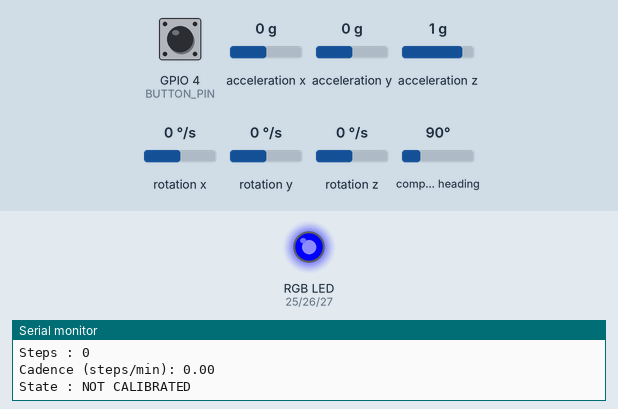
A sketch run on a simulated ESP32. Parts: an RGB LED mixed from three pins (HIGH = lit), the last lines printed to the serial monitor. The test bench sets the inputs (shaded band); at power-on: GPIO 4 (BUTTON_PIN) HIGH, acceleration x 0 g, acceleration y 0 g, acceleration z 1 g, rotation x 0 °/s, rotation y 0 °/s, rotation z 0 °/s, compass heading 90°.

Above: at 1.2 s.
1.3 s: GPIO 4 (BUTTON_PIN) pulled LOW for 0.15 s
At 2.0 s:
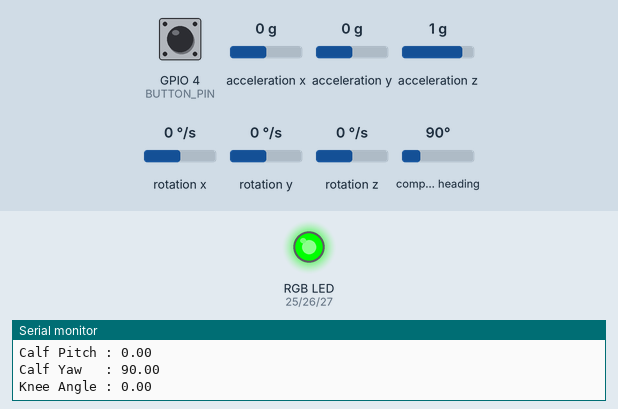
Timing chart, 0 to 4.3 s (numbered marks = the images above; inputs shaded):
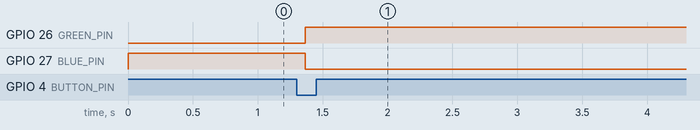

Measured:
- after the input at 1.3 s, GPIO 26 (GREEN_PIN): LOW → HIGH after 0.07 s; GPIO 27 (BLUE_PIN): HIGH → LOW after 0.07 s

The sketch:

Gait_Measurement_Prototype.ino
```cpp
/*
  Gait Measurement Prototype
  Hardware:
  - ESP32-WROOM
  - 2x BNO055 (0x28 thigh, 0x29 calf)
  - Calibration Button GPIO4 -> GND
  - Common Cathode RGB
      R=25 G=26 B=27
*/

#include <Wire.h>
#include <Adafruit_Sensor.h>
#include <Adafruit_BNO055.h>

#define BUTTON_PIN 4
#define RED_PIN 25
#define GREEN_PIN 26
#define BLUE_PIN 27

Adafruit_BNO055 thigh(55,0x28);
Adafruit_BNO055 calf(56,0x29);

float thighOffset=0;
float calfOffset=0;

bool calibrated=false;
int steps=0;
bool peak=false;
unsigned long lastStep=0;

void rgb(bool r,bool g,bool b){
  digitalWrite(RED_PIN,r);
  digitalWrite(GREEN_PIN,g);
  digitalWrite(BLUE_PIN,b);
}

void calibrate(){
  rgb(1,1,0); // yellow

  imu::Vector<3> t=thigh.getVector(Adafruit_BNO055::VECTOR_EULER);
  imu::Vector<3> c=calf.getVector(Adafruit_BNO055::VECTOR_EULER);

  thighOffset=t.z();
  calfOffset=c.z();

  calibrated=true;

  Serial.println("\n===== CALIBRATION COMPLETE =====");
  Serial.print("Thigh Offset : ");Serial.println(thighOffset);
  Serial.print("Calf Offset  : ");Serial.println(calfOffset);

  rgb(0,1,0); // green
}

void setup(){

  Serial.begin(115200);

  Wire.begin(21,22);

  pinMode(BUTTON_PIN,INPUT_PULLUP);

  pinMode(RED_PIN,OUTPUT);
  pinMode(GREEN_PIN,OUTPUT);
  pinMode(BLUE_PIN,OUTPUT);

  rgb(0,0,1); // blue boot

  if(!thigh.begin()){
    Serial.println("Thigh sensor failed");
    rgb(1,0,0);
    while(1);
  }

  if(!calf.begin()){
    Serial.println("Calf sensor failed");
    rgb(1,0,0);
    while(1);
  }

  thigh.setExtCrystalUse(true);
  calf.setExtCrystalUse(true);

  Serial.println("Press Calibration Button while standing straight.");
}

void loop(){

  if(digitalRead(BUTTON_PIN)==LOW){
    delay(30);
    if(digitalRead(BUTTON_PIN)==LOW){
      calibrate();
      while(digitalRead(BUTTON_PIN)==LOW);
    }
  }

  imu::Vector<3> t=thigh.getVector(Adafruit_BNO055::VECTOR_EULER);
  imu::Vector<3> c=calf.getVector(Adafruit_BNO055::VECTOR_EULER);

  imu::Vector<3> tg=thigh.getVector(Adafruit_BNO055::VECTOR_GYROSCOPE);
  imu::Vector<3> cg=calf.getVector(Adafruit_BNO055::VECTOR_GYROSCOPE);

  imu::Vector<3> ta=thigh.getVector(Adafruit_BNO055::VECTOR_ACCELEROMETER);
  imu::Vector<3> ca=calf.getVector(Adafruit_BNO055::VECTOR_ACCELEROMETER);

  float thighPitch=t.z()-thighOffset;
  float calfPitch=c.z()-calfOffset;
  float knee=abs(calfPitch-thighPitch);

  // simple demo step detection
  if(calibrated){
    if(knee>35 && !peak){
      peak=true;
    }
    if(knee<15 && peak){
      peak=false;
      steps++;
      lastStep=millis();
    }
  }

  float cadence=0;
  static unsigned long firstStep=0;
  if(steps==1) firstStep=lastStep;
  if(steps>1){
    float mins=(millis()-firstStep)/60000.0;
    if(mins>0) cadence=steps/mins;
  }

  Serial.println("========================================");
  Serial.print("Thigh Roll : ");Serial.println(t.y());
  Serial.print("Thigh Pitch: ");Serial.println(thighPitch);
  Serial.print("Thigh Yaw  : ");Serial.println(t.x());

  Serial.print("Calf Roll  : ");Serial.println(c.y());
  Serial.print("Calf Pitch : ");Serial.println(calfPitch);
  Serial.print("Calf Yaw   : ");Serial.println(c.x());

  Serial.print("Knee Angle : ");Serial.println(knee);

  Serial.print("Thigh Acc : ");
  Serial.print(ta.x());Serial.print(",");
  Serial.print(ta.y());Serial.print(",");
  Serial.println(ta.z());

  Serial.print("Calf Acc : ");
  Serial.print(ca.x());Serial.print(",");
  Serial.print(ca.y());Serial.print(",");
  Serial.println(ca.z());

  Serial.print("Thigh Gyro : ");
  Serial.print(tg.x());Serial.print(",");
  Serial.print(tg.y());Serial.print(",");
  Serial.println(tg.z());

  Serial.print("Calf Gyro : ");
  Serial.print(cg.x());Serial.print(",");
  Serial.print(cg.y());Serial.print(",");
  Serial.println(cg.z());

  Serial.print("Steps : ");Serial.println(steps);
  Serial.print("Cadence (steps/min): ");Serial.println(cadence);

  if(calibrated){
    if(knee<10) Serial.println("State : Standing");
    else if(knee<35) Serial.println("State : Walking");
    else Serial.println("State : Knee Flexion");
  }else{
    Serial.println("State : NOT CALIBRATED");
  }

  delay(100);
}
```
